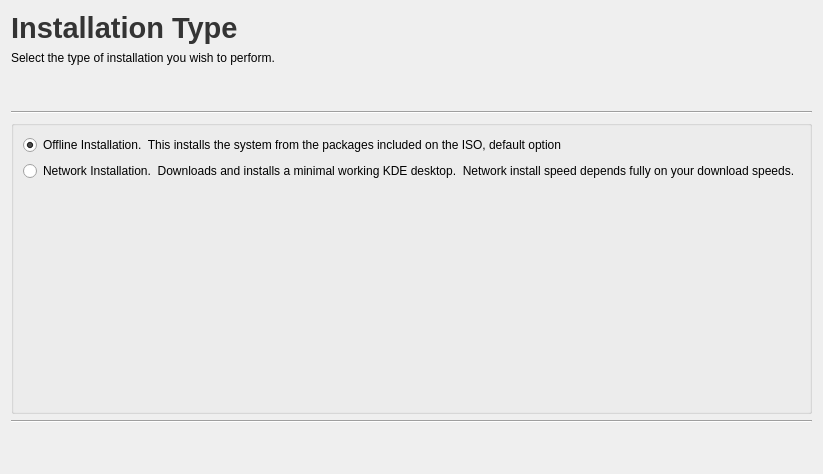
<?xml version="1.0" encoding="UTF-8"?>
<ui version="4.0">
 <class>NetInst</class>
 <widget class="QWidget" name="NetInst">
  <property name="geometry">
   <rect>
    <x>0</x>
    <y>0</y>
    <width>694</width>
    <height>474</height>
   </rect>
  </property>
  <property name="windowTitle">
   <string/>
  </property>
  <layout class="QVBoxLayout" name="verticalLayout_2">
   <item>
    <widget class="QLabel" name="label">
     <property name="maximumSize">
      <size>
       <width>16777215</width>
       <height>50</height>
      </size>
     </property>
     <property name="font">
      <font>
       <pointsize>14</pointsize>
      </font>
     </property>
     <property name="text">
      <string>&lt;!DOCTYPE HTML PUBLIC &quot;-//W3C//DTD HTML 4.0//EN&quot; &quot;http://www.w3.org/TR/REC-html40/strict.dtd&quot;&gt;
&lt;html&gt;&lt;head&gt;&lt;meta name=&quot;qrichtext&quot; content=&quot;1&quot; /&gt;&lt;style type=&quot;text/css&quot;&gt;
p, li { white-space: pre-wrap; }
&lt;/style&gt;&lt;/head&gt;&lt;body style=&quot; font-family:'Sans Serif'; font-size:14pt; font-weight:400; font-style:normal;&quot;&gt;
&lt;p style=&quot; margin-top:0px; margin-bottom:0px; margin-left:0px; margin-right:0px; -qt-block-indent:0; text-indent:0px;&quot;&gt;&lt;span style=&quot; font-size:22pt; font-weight:600; color:#343434;&quot;&gt;Installation Type&lt;/span&gt;&lt;/p&gt;&lt;/body&gt;&lt;/html&gt;</string>
     </property>
    </widget>
   </item>
   <item>
    <widget class="QLabel" name="label_2">
     <property name="sizePolicy">
      <sizepolicy hsizetype="Minimum" vsizetype="Minimum">
       <horstretch>0</horstretch>
       <verstretch>0</verstretch>
      </sizepolicy>
     </property>
     <property name="text">
      <string>Select the type of installation you wish to perform.</string>
     </property>
     <property name="scaledContents">
      <bool>true</bool>
     </property>
     <property name="wordWrap">
      <bool>true</bool>
     </property>
    </widget>
   </item>
   <item>
    <spacer name="verticalSpacer">
     <property name="orientation">
      <enum>Qt::Vertical</enum>
     </property>
     <property name="sizeType">
      <enum>QSizePolicy::Fixed</enum>
     </property>
     <property name="sizeHint" stdset="0">
      <size>
       <width>20</width>
       <height>40</height>
      </size>
     </property>
    </spacer>
   </item>
   <item>
    <widget class="Line" name="line">
     <property name="orientation">
      <enum>Qt::Horizontal</enum>
     </property>
    </widget>
   </item>
   <item>
    <widget class="QGroupBox" name="groupBox">
     <property name="sizePolicy">
      <sizepolicy hsizetype="Preferred" vsizetype="Expanding">
       <horstretch>0</horstretch>
       <verstretch>0</verstretch>
      </sizepolicy>
     </property>
     <property name="title">
      <string/>
     </property>
     <layout class="QVBoxLayout" name="verticalLayout_3">
      <item>
       <widget class="QRadioButton" name="isoinst">
        <property name="text">
         <string>Offline Installation.  This installs the system from the packages included on the ISO, default option</string>
        </property>
        <property name="checked">
         <bool>true</bool>
        </property>
        <attribute name="buttonGroup">
         <string notr="true">buttonGroup</string>
        </attribute>
       </widget>
      </item>
      <item>
       <widget class="QRadioButton" name="netinst">
        <property name="text">
         <string>Network Installation.  Downloads and installs a minimal working KDE desktop.  Network install speed depends fully on your download speeds.</string>
        </property>
        <property name="checked">
         <bool>false</bool>
        </property>
        <attribute name="buttonGroup">
         <string notr="true">buttonGroup</string>
        </attribute>
       </widget>
      </item>
      <item>
       <widget class="QWidget" name="groupswidget" native="true">
        <property name="enabled">
         <bool>false</bool>
        </property>
        <layout class="QVBoxLayout" name="verticalLayout"/>
       </widget>
      </item>
      <item>
       <spacer name="verticalSpacer_2">
        <property name="orientation">
         <enum>Qt::Vertical</enum>
        </property>
        <property name="sizeHint" stdset="0">
         <size>
          <width>20</width>
          <height>40</height>
         </size>
        </property>
       </spacer>
      </item>
     </layout>
    </widget>
   </item>
   <item>
    <widget class="Line" name="line_2">
     <property name="orientation">
      <enum>Qt::Horizontal</enum>
     </property>
    </widget>
   </item>
   <item>
    <spacer name="verticalSpacer_3">
     <property name="orientation">
      <enum>Qt::Vertical</enum>
     </property>
     <property name="sizeType">
      <enum>QSizePolicy::Fixed</enum>
     </property>
     <property name="sizeHint" stdset="0">
      <size>
       <width>20</width>
       <height>40</height>
      </size>
     </property>
    </spacer>
   </item>
  </layout>
 </widget>
 <resources/>
 <connections>
  <connection>
   <sender>netinst</sender>
   <signal>toggled(bool)</signal>
   <receiver>groupswidget</receiver>
   <slot>setEnabled(bool)</slot>
   <hints>
    <hint type="sourcelabel">
     <x>77</x>
     <y>158</y>
    </hint>
    <hint type="destinationlabel">
     <x>116</x>
     <y>229</y>
    </hint>
   </hints>
  </connection>
 </connections>
 <buttongroups>
  <buttongroup name="buttonGroup"/>
 </buttongroups>
</ui>
